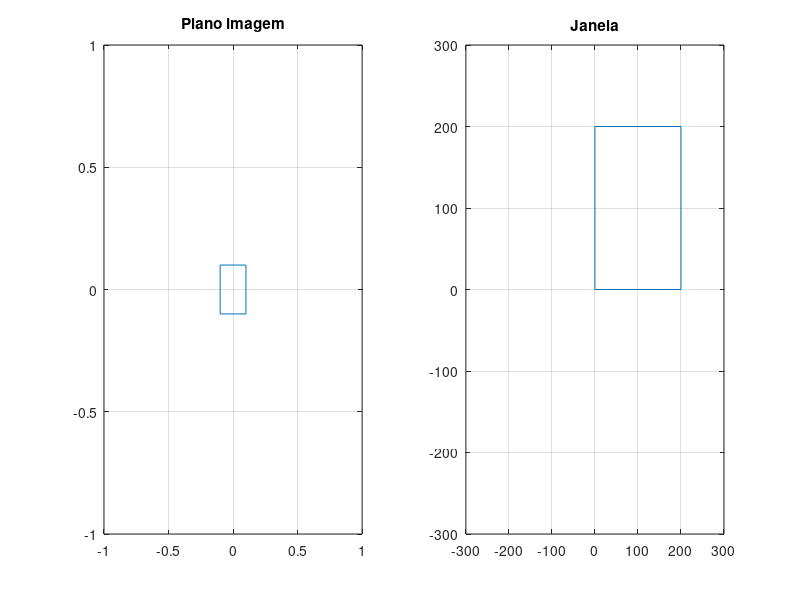
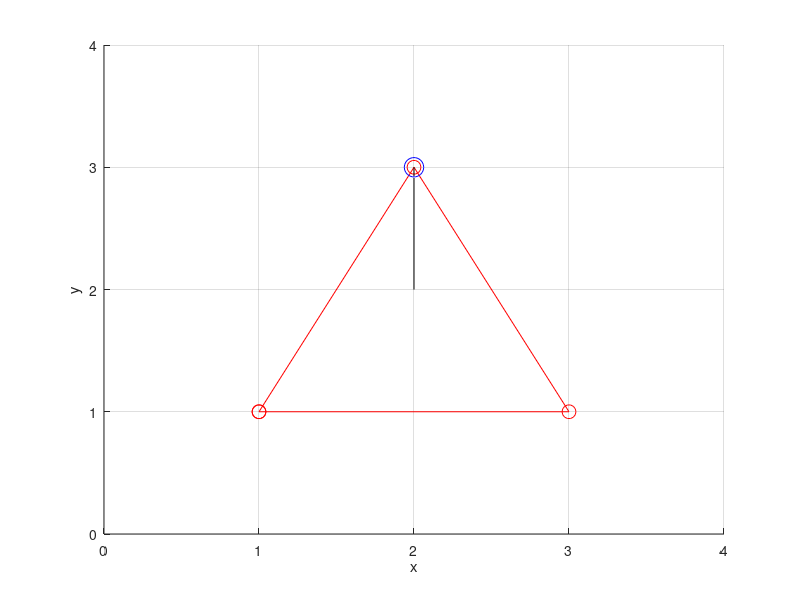
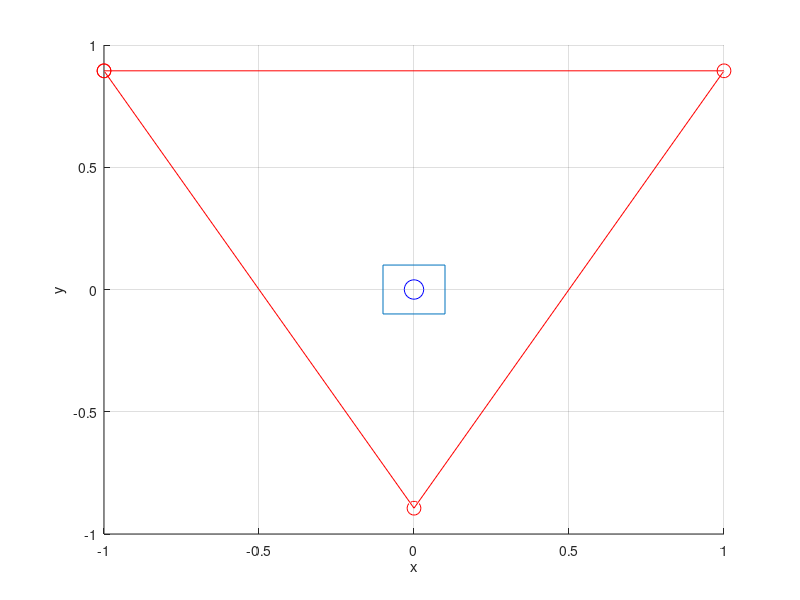
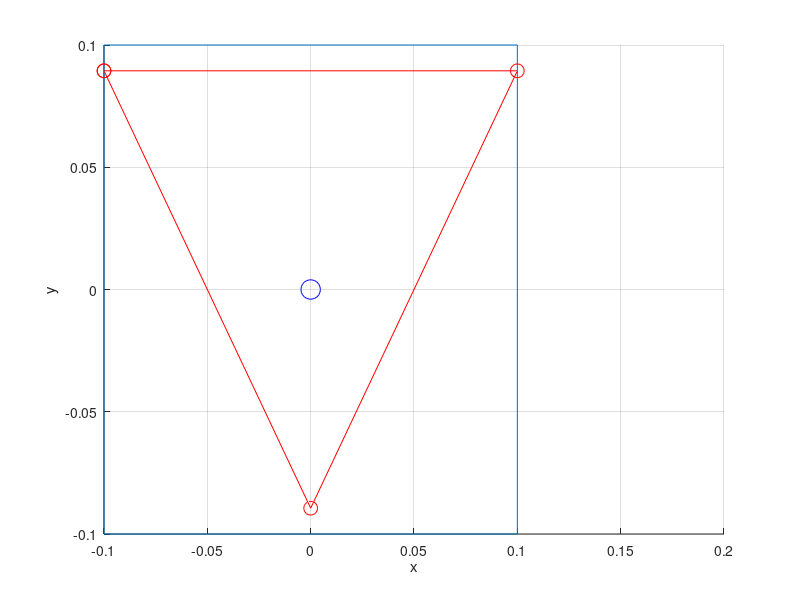

These charts were generated, in order, by the following MATLAB code:
%% Encontrando dimensão da janela

% encontra as dimensões da imagem
d = 100*10^-3
fov = 90
A = 2*d*tand(fov/2)

pixel_size_x = 10^-3
pixel_size_y = 10^-3

janela_x = A/pixel_size_x
janela_y = A/pixel_size_y

% no plano imagem 0.2 x 0.2; na janela 200 x 200 (40,000 pixels)
px_pi = [-0.1 -0.1 0.1 0.1 -0.1]
py_pi = [0.1 -0.1 -0.1 0.1 0.1]
pz_pi = [0.1 0.1 0.1 0.1 0.1]

subplot(1,2,1);
plot(px_pi, py_pi)
title('Plano imagem')
axis([-1 1 -1 1])
grid

subplot(1,2,2);
px_j = [0 200 200 0 0]
py_j = [0 0 200 200 0]

plot(px_j, py_j)
title('Janela')
axis([-300 300 -300 300])
grid

%% Cena

p1 = [1 1 0 1]
p2 = [3 1 0 1]
p3 = [2 3 0 1]

lookat = [2 2 0 1]
lookfrom = [2 3 2 1]

figure

hold on;
plot3([p1(1) p2(1) p3(1) p1(1)], [p1(2) p2(2) p3(2) p1(2)], [p1(3) p2(3) p3(3) p1(3)], '-o','Color','r','MarkerSize',10)
plot3(lookfrom(1), lookfrom(2), lookfrom(3), '-o','Color','b','MarkerSize',14)
plot3([lookfrom(1) lookat(1)], [lookfrom(2) lookat(2)], [lookfrom(3) lookat(3)], 'k')
grid
axis([0 4 0 4 0 3])
xlabel('x') 
ylabel('y') 
zlabel('z')


%% Transformação de visualização

% calculando a transformação de visualização

Transl_cam = [1 0 0 -lookfrom(1);
              0 1 0 -lookfrom(2);
              0 0 1 -lookfrom(3);
              0 0 0       1]
          
% encontrar v
v = lookat(1:3) - lookfrom(1:3)
% normaliza v
v = v/norm(v)

z_can = [0 0 1]

% encontrar matriz de rotação para ajustar z de camera com z de mundo
cross_a_z = cross(v,z_can)

% eixo de rotação
a  = cross_a_z/norm(cross_a_z)

% angulo de rotação
theta = acosd(dot(v,z_can))

x = a(1);
y = a(2);
z = a(3);

% matriz de rotação para alinhar o eixo z da camera e do mundo
R_cam_z = [cosd(theta)+(1-cosd(theta))*x^2      (1-cosd(theta))*x*y-(sind(theta))*z  (1-cosd(theta))*x*z+(sind(theta))*y  0;
           (1-cosd(theta))*y*x+(sind(theta))*z  cosd(theta)+(1-cosd(theta))*y^2      (1-cosd(theta))*y*z-(sind(theta))*x  0;
           (1-cosd(theta))*x*z-(sind(theta))*y  (1-cosd(theta))*z*y+(sind(theta))*x  cosd(theta)+(1-cosd(theta))*z^2      0;        
                          0                                        0                                    0                 1
      ]
  
% T_cam (passa os pontos de coordenadas de mundo para coordenadas de camera)
T_cam = R_cam_z * Transl_cam

% coordenadas dos pontos em relação ao referencial de camera
p1_cam = T_cam*p1'
p2_cam = T_cam*p2'
p3_cam = T_cam*p3'
lookfrom_cam = T_cam*lookfrom'
lookat_cam = T_cam*lookat'

figure

hold on;

plot3(px_pi, py_pi, pz_pi)
plot3([p1_cam(1) p2_cam(1) p3_cam(1) p1_cam(1)], [p1_cam(2) p2_cam(2) p3_cam(2) p1_cam(2)], [p1_cam(3) p2_cam(3) p3_cam(3) p1_cam(3)], '-o','Color','r','MarkerSize',10)

plot3(lookfrom_cam(1), lookfrom_cam(2), lookfrom_cam(3), '-o','Color','b','MarkerSize',14)
plot3([lookfrom_cam(1) lookat_cam(1)], [lookfrom_cam(2) lookat_cam(2)], [lookfrom_cam(3) lookat_cam(3)], 'k')
grid
xlabel('x') 
ylabel('y') 
zlabel('z') 

%% transformação de projeção

T_per = [d 0 0 0;
         0 d 0 0;
         0 0 d 0;
         0 0 1 0]
     
% calcula a matriz de visualização e projeção     
T_vis_proj = T_per*T_cam

% coordenadas dos pontos no plano imagem
p1_pp = T_vis_proj*p1'
p2_pp = T_vis_proj*p2'
p3_pp = T_vis_proj*p3'
lookfrom_pp = T_cam*lookfrom'
lookat_pp = T_cam*lookat'

figure
hold on;

plot3(px_pi, py_pi, pz_pi)
plot3([p1_pp(1) p2_pp(1) p3_pp(1) p1_pp(1)], [p1_pp(2) p2_pp(2) p3_pp(2) p1_pp(2)], [p1_pp(3) p2_pp(3) p3_pp(3) p1_pp(3)], '-o','Color','r','MarkerSize',10)

plot3(lookfrom_pp(1), lookfrom_pp(2), lookfrom_pp(3), '-o','Color','b','MarkerSize',14)
plot3([lookfrom_pp(1) lookat_pp(1)], [lookfrom_pp(2) lookat_pp(2)], [lookfrom_pp(3) lookat_pp(3)], 'k')
grid
xlabel('x') 
ylabel('y') 
zlabel('z') 

%% 'desohomogeniza'

p1_pi = p1_pp/p1_pp(4);
%p1_pi = p1_pi(1:2)

p2_pi = p2_pp/p2_pp(4);
%p2_pi = p2_pi(1:2)

p3_pi = p3_pp/p3_pp(4);
%p3_pi = p3_pi(1:2)

figure
hold on;

plot3(px_pi, py_pi, pz_pi)
plot3([p1_pi(1) p2_pi(1) p3_pi(1) p1_pi(1)], [p1_pi(2) p2_pi(2) p3_pi(2) p1_pi(2)], [p1_pi(3) p2_pi(3) p3_pi(3) p1_pi(3)], '-o','Color','r','MarkerSize',10)

plot3(lookfrom_pp(1), lookfrom_pp(2), lookfrom_pp(3), '-o','Color','b','MarkerSize',14)
plot3([lookfrom_pp(1) lookat_pp(1)], [lookfrom_pp(2) lookat_pp(2)], [lookfrom_pp(3) lookat_pp(3)], 'k')
grid
xlabel('x') 
ylabel('y') 
zlabel('z') 

figure
hold on
plot(px_pi, py_pi)
plot([p1_pi(1) p2_pi(1) p3_pi(1) p1_pi(1)], [p1_pi(2) p2_pi(2) p3_pi(2) p1_pi(2)], '-o','Color','r','MarkerSize',6)
title('Plano imagem')
axis([-1 1 -1 1])
axis equal
grid
xlabel('x')
ylabel('y')
zlabel('z')

%% viewport

figure
subplot(1,2,1);
hold on
plot(px_pi, py_pi)
plot([p1_pi(1) p2_pi(1) p3_pi(1) p1_pi(1)], [p1_pi(2) p2_pi(2) p3_pi(2) p1_pi(2)], '-o','Color','r','MarkerSize',6)
title('Plano imagem')
axis([-1 1 -1 1])
grid
xlabel('x')
ylabel('y')
zlabel('z')

subplot(1,2,2);
px_j = [0 200 200 0 0]
py_j = [0 0 200 200 0]

plot(px_j, py_j)
title('Janela')
axis([-300 300 -300 300])
grid

umax = 200;
umin = 0;
vmax = 200;
vmin = 0;
xmax = 0.1;
xmin = -0.1;
ymax = 0.1;
ymin = -0.1;

sx = (umax - umin)/(xmax - xmin)
sy = (vmax - vmin)/(ymax - ymin)

T_tran1 = [1 0 0 -xmin;
           0 1 0 -ymin;
           0 0 1   0;
           0 0 0   1]

T_esc = [sx 0   0   0;
         0  sy  0   0;
         0  0   1   0;
         0  0   0   1]
     
T_tran2 = [1 0 0 umin;
           0 1 0 vmin;
           0 0 1  0;
           0 0 0  1]
     
T_vp = T_tran2*T_esc*T_tran1
 
p1_j = T_vp*p1_pi;
p2_j = T_vp*p2_pi;
p3_j = T_vp*p3_pi;

p1_j = p1_j(1:2)
p2_j = p2_j(1:2)
p3_j = p3_j(1:2)

keyboard

hold on
plot([p1_j(1) p2_j(1) p3_j(1) p1_j(1)], [p1_j(2) p2_j(2) p3_j(2) p1_j(2)], '-o','Color','r','MarkerSize',10)

%% questão 6 - interseção reta-esfera

% parametros da reta
u = [1 1 1]
o = [0 0 0]

% parametros da esfera
c = [4 2 2]
r = 2

% normaliza u
u = u/norm(u)

% encontra delta
delta = dot(u,(o-c))^2 - (norm(o-c)^2 - r^2)

% encontra as duas raizes
d1 = -dot(u, (o-c)) + sqrt(delta)
d2 = -dot(u, (o-c)) - sqrt(delta)

p_int = d2*u

[x,y,z] = sphere;
x = x*r;
y = y*r;
z = z*r;

keyboard

figure
surf(x+c(1), y+c(2), z+c(3))
hold on
plot3([0 6],[0 6],[0 6], 'r-')
plot3(p_int(1),p_int(2),p_int(3), 'ko', 'LineWidth',5)
axis equal